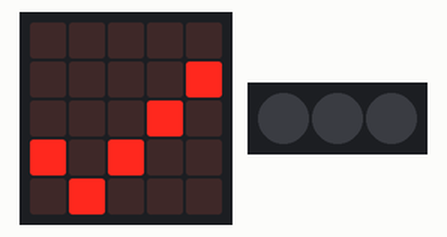
Recording of a program running on a simulated BBC micro:bit (MakeCode). On the bench: the board's 5×5 LED display, 3 RGB LEDs in strip order, left to right. Dim RGB values are drawn brighter than linear.

Above: at 0.1 s.
At 0.7 s:
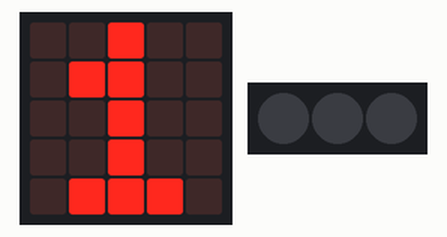
At 6.4 s:
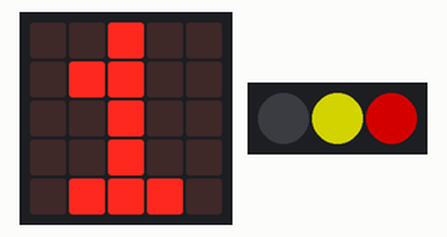
At 8.4 s:
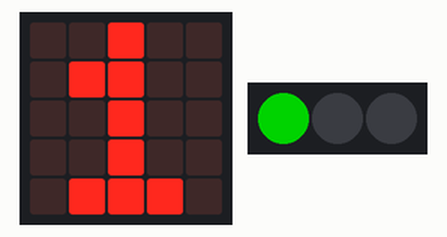
At 20.2 s:
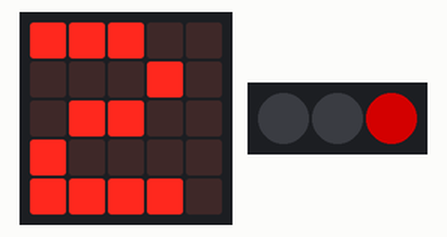
At 36.2 s:
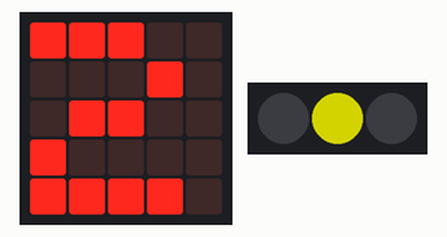
Timing chart, 0 to 40.0 s (numbered marks = the images above):
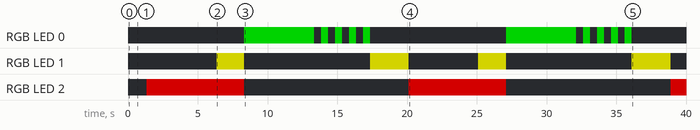

Measured:
- by itself, RGB LED 2: alternates RGB(127, 0, 0) for 7.0 s and off for 11.8 s
- by itself, RGB LED 1: off → RGB(127, 127, 0) at 6.4 s, → off 2.0 s later, → RGB(127, 127, 0) 9.0 s later, → off 2.8 s later, … (8 changes in this stretch)
- by itself, RGB LED 0: goes RGB(0, 127, 0) 5.0 s, 4 × (off 0.50 s, RGB(0, 127, 0) 0.50 s), off 9.8 s, RGB(0, 127, 0) 5.0 s, 4 × (off 0.50 s, RGB(0, 127, 0) 0.50 s), then off
- what the display in image 1 shows lasts 0.8 s, from 0.6 s to 1.4 s
- what the display in image 2 shows lasts 2.0 s, from 6.4 s to 8.4 s
- what the display in image 3 shows lasts 5.0 s, from 8.4 s to 13.4 s

The program:

main.ts
```typescript
let zzz = 0
basic.showIcon(IconNames.Yes)
let strip = neopixel.create(DigitalPin.P1, 3, NeoPixelMode.RGB)
basic.forever(function () {
    zzz += 1
    basic.showNumber(zzz)
    strip.showColor(neopixel.colors(NeoPixelColors.Black))
    strip.setPixelColor(2, neopixel.colors(NeoPixelColors.Red))
    strip.show()
    basic.pause(5000)
    strip.setPixelColor(1, neopixel.colors(NeoPixelColors.Yellow))
    strip.show()
    basic.pause(2000)
    strip.showColor(neopixel.colors(NeoPixelColors.Black))
    strip.setPixelColor(0, neopixel.colors(NeoPixelColors.Green))
    strip.show()
    basic.pause(5000)
    for (let index = 0; index < 4; index++) {
        strip.showColor(neopixel.colors(NeoPixelColors.Black))
        basic.pause(500)
        strip.setPixelColor(0, neopixel.colors(NeoPixelColors.Green))
        strip.show()
        basic.pause(500)
    }
    strip.showColor(neopixel.colors(NeoPixelColors.Black))
    strip.setPixelColor(1, neopixel.colors(NeoPixelColors.Yellow))
    strip.show()
    basic.pause(2000)
})
```

test.ts
```typescript
// Hier kann man Tests durchführen; diese Datei wird nicht kompiliert, wenn dieses Paket als Erweiterung verwendet wird.
```
